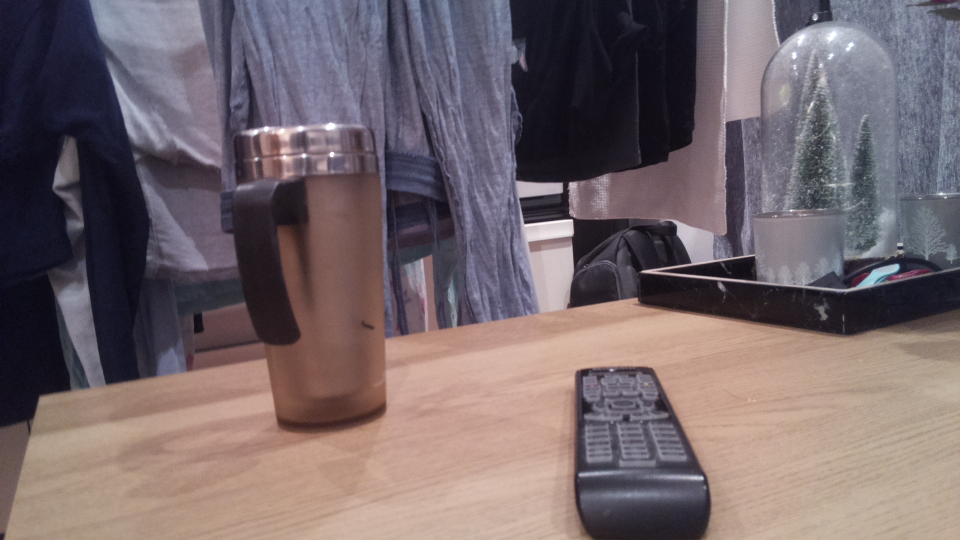
#> input picture photos/remoteAndCupValidate0.jpg, 1920 x 1080 px (shown at 1/2 size); its folder holds 4 pictures in this run
$ python newPhotoSize.py
#> lines starting #> are read from the running program, lines starting #| are printed output that depends on the picture
from PIL import Image
import os
# Marek Augustyn
# 28.12.2022
# This aplication change the size of the photos to 720x500 px if you want a diffrent size adjust aprameters in the program
# Application that convert a files located in the folder photos on local drive
# Create folder where you want to keep aplication and go to the folder.
#  Use this comand before you run the app
#  Open Terminal (Install Python3)
#  Create a folder in Home directory
#  Create file newPhotoSize.py and paste this code below
#  python3 -m venv ~/pythonProjects
#  source ~/pythonProjects/bin/activate
#  python3 -m pip install --upgrade pip
#  python3 -m pip install --upgrade Pillow
#
#  run program by: python newPhotoSize.py
#  Photos from the folder photos will be saved to the folde smallphotos

directoryWithPhotos = 'photos'

# Go through the files in the photos folder and resize, make sure you have a copy of the original photos as they will be overwritten after resizing
for photo in os.listdir(directoryWithPhotos):
    f = os.path.join(directoryWithPhotos, photo)
    # checking for hidden files named .DS_Store in the photos folder and ignoring them.
    if photo=='.DS_Store':
       continue
    if os.path.isfile(f):
        #print(f)#test only
        image = Image.open(f)
#> image is the input picture: PIL image 1920x1080 RGB; mean R, G, B 116.4, 102.8, 106.8
        new_image = image.resize((720, 500))
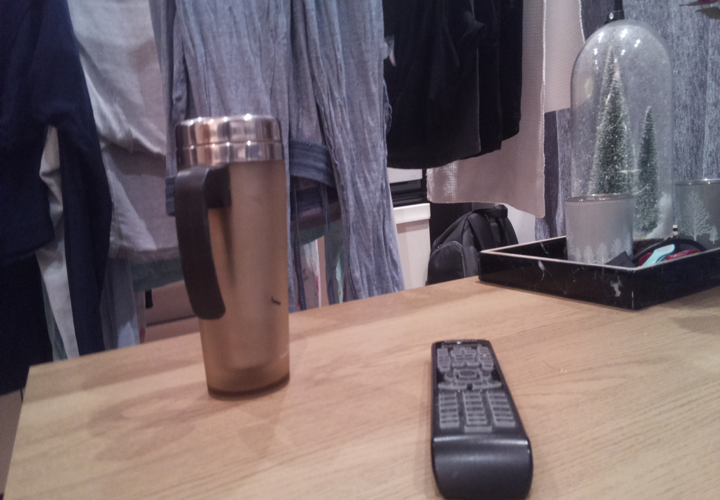
#> new_image: PIL image 720x500 RGB; mean R, G, B 116.4, 102.8, 106.8
        new_image.save('small'+f)
#> pass 2 of the loop `for photo in os.listdir(directoryWithPhotos):`:
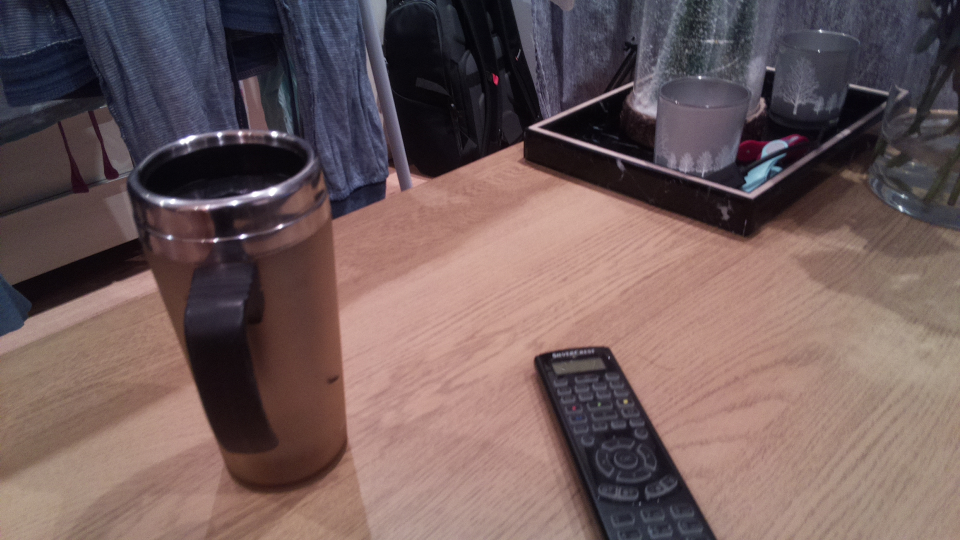
#> input picture photos/remoteAndCupValidate02.jpg, 1920 x 1080 px (shown at 1/2 size)
#> image is the input picture: PIL image 1920x1080 RGB; mean R, G, B 112.2, 91.9, 91.3
#> `new_image = image.resize((720, 500))`:
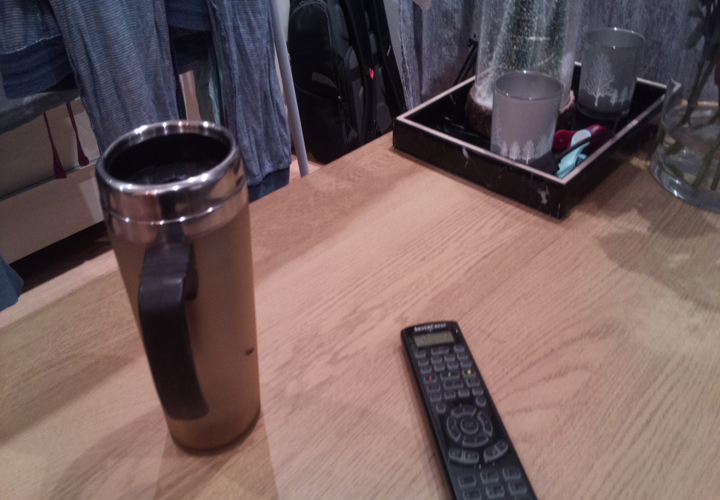
#> new_image: PIL image 720x500 RGB; mean R, G, B 112.2, 91.9, 91.3
#> pass 3 of the loop `for photo in os.listdir(directoryWithPhotos):`:
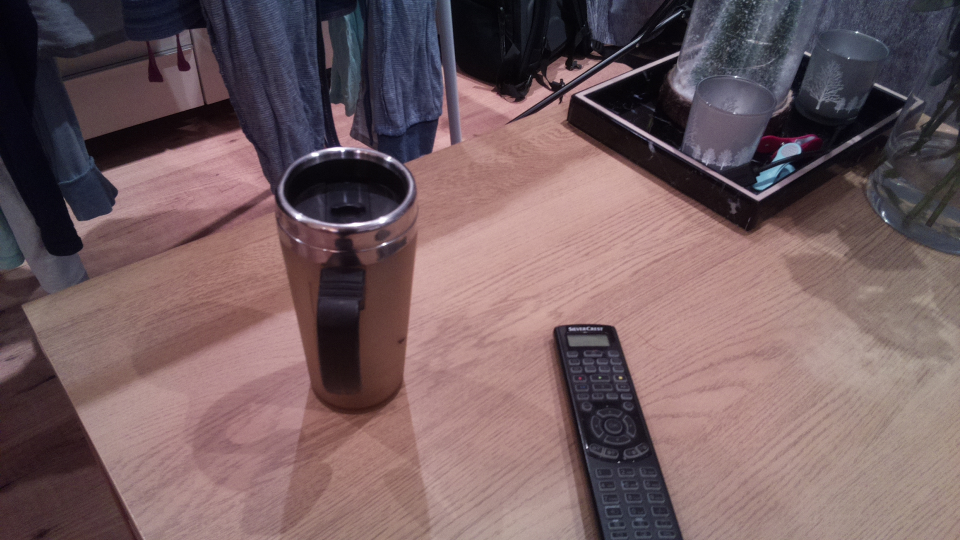
#> input picture photos/remoteAndCupValidate3.jpg, 1920 x 1080 px (shown at 1/2 size)
#> image is the input picture: PIL image 1920x1080 RGB; mean R, G, B 115.4, 93.4, 96.3
#> `new_image = image.resize((720, 500))`:
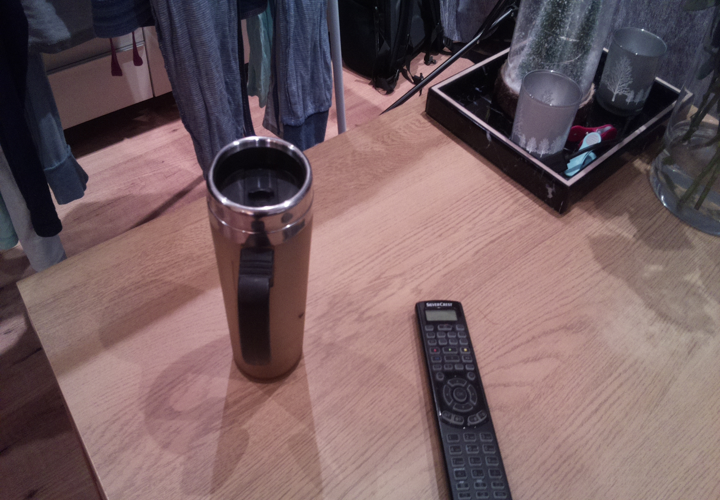
#> new_image: PIL image 720x500 RGB; mean R, G, B 115.4, 93.4, 96.3
#> the loop made 4 passes; the first 3 are shown
